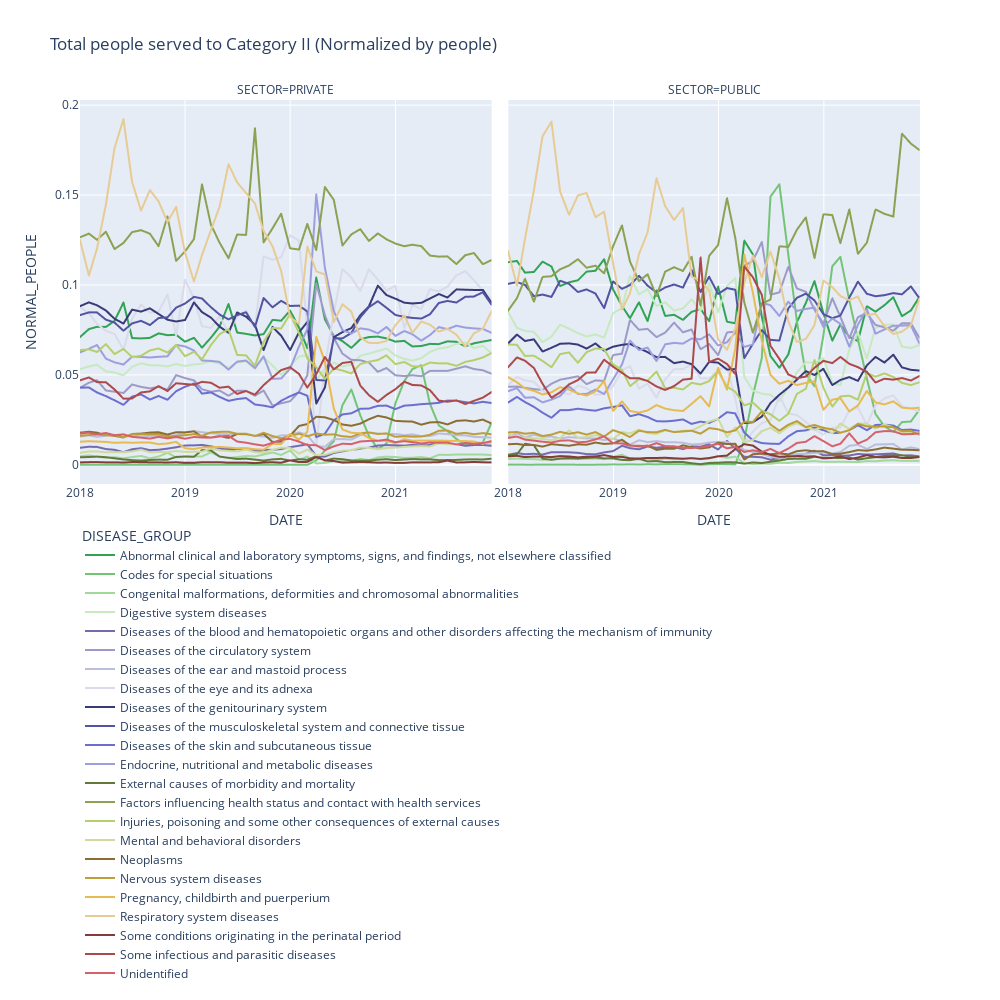

Source (notebook cell):
### Code cell
fig = px.line(data_temp, 
                 x="DATE", 
                 y="NORMAL_PEOPLE", 
                 color="DISEASE_GROUP", 
                 facet_col="SECTOR",
                 width=1000, height=1000,
                 color_discrete_map = dict_colors,
                 title='Total people served to Category ' + CATEGORIA_STUDIO + ' (Normalized by people)'
             )


fig.update_layout(legend=dict(yanchor="top",
                              y=-0.1,
                              xanchor="left",
                              x=0
                             ),
                  showlegend=True
                 )

fig.show()
fig.write_html("results/Sector_Normalized_People_Cat"+CATEGORIA_STUDIO+"_line.html")
